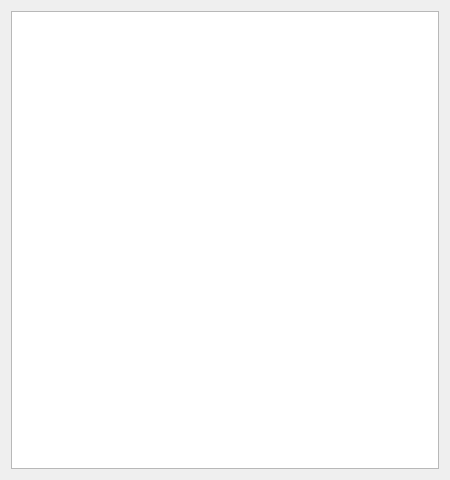
<?xml version="1.0" encoding="UTF-8"?>
<ui version="4.0">
 <class>TerminalInterface</class>
 <widget class="QDialog" name="TerminalInterface">
  <property name="geometry">
   <rect>
    <x>0</x>
    <y>0</y>
    <width>450</width>
    <height>480</height>
   </rect>
  </property>
  <property name="windowTitle">
   <string>Dialog</string>
  </property>
  <layout class="QGridLayout" name="gridLayout">
   <item row="0" column="0">
    <widget class="Console" name="term">
     <property name="font">
      <font>
       <family>Courier New</family>
       <pointsize>10</pointsize>
      </font>
     </property>
    </widget>
   </item>
  </layout>
 </widget>
 <customwidgets>
  <customwidget>
   <class>Console</class>
   <extends>QPlainTextEdit</extends>
   <header location="global">console.h</header>
  </customwidget>
 </customwidgets>
 <resources/>
 <connections/>
</ui>
